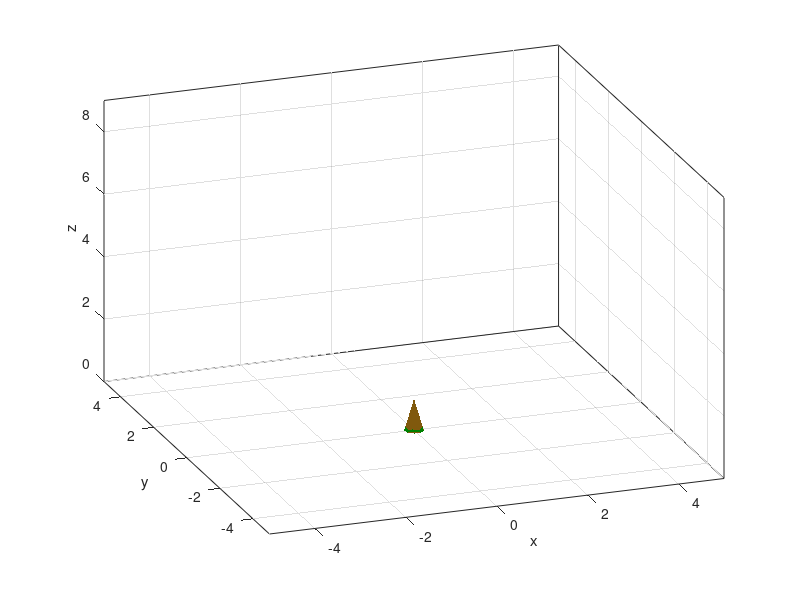

MATLAB code for this plot: (Note: this script raises an error after producing the figure.)
clear; clc;
rad = 0 : 0.01 : 0.2;  % 반지름
num_cone = 20;        % 원뿔 둘레 점의 개수
num_Z = length(rad);    % 원의 개수 = Z축으로 생기는 점의 개수
[X, Y, Z] = cylinder(rad(end) - rad, num_cone);   % 원뿔 만들기



rad_br = 0 : 0.004 : 0.09;  % 반지름
num_cone_br = 20;        % 원뿔 둘레 점의 개수
num_Z_br = length(rad);    % 원의 개수 = Z축으로 생기는 점의 개수
[X_br, Y_br, Z_br] = cylinder(rad_br(end) - rad_br, num_cone);   % 원뿔 만들기

radius = 0.2; % 구의 반지름
resolution = 20; % 구의 해상도 (정점의 개수)

% 구 생성
[sx, sy, sz] = sphere(resolution); % 정규화된 구의 정점 좌표 생성
x_curcle = radius * sx; % 구의 x 좌표
y_curcle = radius * sy; % 구의 y 좌표
z_curcle = radius * sz; % 구의 z 좌표

[sx, sy, sz] = sphere(resolution); % 정규화된 구의 정점 좌표 생성
x_c = radius * sx; % 구의 x 좌표
y_c = radius * sy; % 구의 y 좌표
z_c = radius * sz; % 구의 z 좌표



% 원뿔 점들을 회전변환 시킬 수 있게 1행으로 행렬을 재배열
pre_G(1,:) = reshape(X', 1, []);
pre_G(2,:) = reshape(Y', 1, []);
pre_G(3,:) = reshape(Z', 1, []);
pre_G(4,:) = 0;

pre_G_br(1,:) = reshape(X_br', 1, []);
pre_G_br(2,:) = reshape(Y_br', 1, []);
pre_G_br(3,:) = reshape(Z_br', 1, []);
pre_G_br(4,:) = 0;

pre_G_gr(1,:) = reshape(x_curcle',1,[]);
pre_G_gr(2,:) = reshape(y_curcle',1,[]);
pre_G_gr(3,:) = reshape(z_curcle',1,[]);
pre_G_gr(4,:) = 0;

pre_G_gr_c(1,:) = reshape(x_curcle',1,[]);
pre_G_gr_c(2,:) = reshape(y_curcle',1,[]);
pre_G_gr_c(3,:) = reshape(z_curcle',1,[]);
pre_G_gr_c(4,:) = 0;

f= 0.05;                                % 주파수
dt = 1;                               % 시간 간격
t = 0:dt:15;                            % 시간
num_temp = 1;            % 기둥

r = 10*2;                                % 각 점의 각도 가중치 변화율 요소
vel_conv = 20;                           % 시간에 따른 수렴 속도

psi2 = (30/180*pi) * (sin(2*pi*f*t));   % +- 30도의 크기의 사인파 생성 (각 점의 회전 각도)

figure(1); clf
hold on



for mm = 1:num_temp
    Temp{mm} =  surf(X, Y, Z,'FaceColor', [0.5 0.35 0.05],  'edgecolor', 'none');    % 중심 기둥을 그립니다.
    grass_c{mm} = surf(x_curcle, y_curcle, z_curcle, 'FaceColor', [0,0.5, 0], 'EdgeColor', 'none'); % 중심 가지의 나뭇잎을 그립니다.

    grass{1}{mm} = surf(x_curcle, y_curcle, z_curcle, 'FaceColor', [0,0.5, 0], 'EdgeColor', 'none');
    grass{2}{mm} = surf(x_curcle, y_curcle, z_curcle, 'FaceColor', [0,0.5, 0], 'EdgeColor', 'none');
    grass{3}{mm} = surf(x_curcle, y_curcle, z_curcle, 'FaceColor', [0,0.5, 0], 'EdgeColor', 'none');
    grass{4}{mm} = surf(x_curcle, y_curcle, z_curcle, 'FaceColor', [0,0.5, 0], 'EdgeColor', 'none');
    grass{5}{mm} = surf(x_curcle, y_curcle, z_curcle, 'FaceColor', [0,0.5, 0], 'EdgeColor', 'none');
    
% 잔디의 중심 값 랜덤으로 형성
    x_loc(mm) = 0; % 본가지 x위치
    y_loc(mm) = 0; % 본가지 y위치
    z_high(mm) =5; % 본가지 z좌표 높이
    brench_num(mm) = 5; % 5개의 곁가지 생성
    
    
    Brench{1}{mm} = surf(X_br,Y_br,Z_br,'FaceColor', [0.5 0.35 0.05],  'edgecolor', 'none');    % 가지
    pos{1}{mm} = 10;                             % 가지의 위치의 Z값 설정
    the{1}{mm} = -60;
    brench_high{1}{mm} = 5;
    
    Brench{2}{mm} = surf(X_br,Y_br,Z_br,'FaceColor',[0.5 0.35 0.05],  'edgecolor', 'none');    % 가지 
    pos{2}{mm} = 8;                             % 가지의 위치의 Z값 설정
    the{2}{mm} = 60;
    brench_high{2}{mm} = 5;
    
    Brench{3}{mm} = surf(X_br,Y_br,Z_br,'FaceColor',[0.5 0.35 0.05],  'edgecolor', 'none');    % 가지
    pos{3}{mm} = 7;                             % 가지의 위치의 Z값 설정
    the{3}{mm} = 60;
    brench_high{3}{mm} = 5;
    
    Brench{4}{mm} = surf(X_br,Y_br,Z_br,'FaceColor', [0.5 0.35 0.05],  'edgecolor', 'none');    % 가지 
    pos{4}{mm} = 5;                             % 가지의 위치의 Z값
    the{4}{mm} = -60;
    brench_high{4}{mm} = 5;
    
    Brench{5}{mm} = surf(X_br,Y_br,Z_br,'FaceColor', [0.5 0.35 0.05],  'edgecolor', 'none');    % 가지 
    pos{5}{mm} = 9;                             % 가지의 위치의 Z값 설정
    the{5}{mm} = -60;
    brench_high{5}{mm} = 5;
    
    ax_wind = plot(0, 0,'-b','LineWidth',2);
   
end

box on; grid on;
xlim([-5 5]); ylim([-5 5]); zlim([0 9]);    
xlabel('x'); ylabel('y'); zlabel('z')     
view(-20, 30);

view_count = 0;
for pp = [0 30 -30 -60]       % 바람의 방향이 0도 30도 45도 85도로 for문 반복
    t_vector = dt * ones(num_temp,1);
    
    wind_x_c = [];
    wind_y_c = [];
    
    wind_direction = pp / 180 * pi;     % 바람의 방향
    
    xy_dist_old = ones(num_temp,1) * 10;
    
    % 바람의 위치와 각 나무와의 거리를 계산하여 바람이 부는 점에서 가까운쪽부터 나무가 흔들리기 시작함
    for j = 1 : length(t)
        wind_x = t(j) * 2 - 5;
        wind_y = tan(wind_direction) * wind_x;
        
        for mm = 1 : num_temp
            psi(mm) = psi2(round(t_vector(mm) / dt));
            
            xy_dist_new(mm) = sqrt((x_loc(mm) - wind_x)^2 + (y_loc(mm) - wind_y)^2);
            if xy_dist_new(mm) < xy_dist_old(mm)
                t_vector(mm) = dt;
            end
        end
        xy_dist_old = xy_dist_new;
        
        % 나무가 흔들리는 모션을 넣어주는 for문
        for j = 1 : num_Z
            weight_a = (exp((j - num_Z) / r));      % 바람 방향에 따른 회전변환
            Rz1 = [cos(wind_direction)   -sin(wind_direction)  0    0;
                   sin(wind_direction)   cos(wind_direction)   0    0;
                            0                    0             1    0;
                            0                    0             0    1];
            
                        
                        
            for mm = 1 : num_temp
                weight_b{mm} = exp(-t_vector(mm) / vel_conv);       % 흔들림에 따른 회전변환
                
                Rx{mm} = [cos(weight_b{mm} * weight_a * psi(mm))   0   sin(weight_b{mm} * weight_a * psi(mm))       0;
                                           0                       1                       0                        0;
                         -sin(weight_b{mm} * weight_a * psi(mm))   0   cos(weight_b{mm} * weight_a * psi(mm))       0;
                                           0                       0                       0                        1];
                
                    for l = 1 : brench_num(mm)
                    % 가지가 누워있게 하는 회전 행렬
                    R = [1            0              0              0;
                         0      cosd(the{l}{mm})  -sind(the{l}{mm})       0;
                         0      sind(the{l}{mm})   cosd(the{l}{mm})       0;
                         0            0              0              1];
                                           
                    R2 = [cosd(the{l}{mm})  0          sind(the{l}{mm})              0;
                          0                 1                 0                      0;
                          -sind(the{l}{mm}) 0          cosd(the{l}{mm})              0;
                          0                 0                 0                      1];
                     
                     
                     for k = 1 : num_cone
                        y1{mm}(:,num_cone*(j - 1) + k) = Rz1 * Rx{mm} *pre_G(:,num_cone*(j - 1) + k);  % 나무에 회전변환을 적용
                        Grass_c{mm}(:,num_cone*(j - 1) + k) = Rz1 * Rx{mm} *pre_G_gr(:,num_cone*(j - 1) + k);
                           
                        mo = mod(l,2);
                        if (mo == 0)
                           br{l}{mm}(:,num_cone*(j - 1) + k) =   Rx{mm}* Rz1 * R * pre_G_br(:,num_cone*(j - 1) + k);    % 가지에 회전변환을 적용
                                                   
                        elseif (l == 5)
                           br{l}{mm}(:,num_cone*(j - 1) + k) =   Rx{mm}* Rz1 * R * pre_G_br(:,num_cone*(j - 1) + k);    % 가지에 회전변환을 적용
                                          
                        else (mo ~= 0)
                           br{l}{mm}(:,num_cone*(j - 1) + k) =   Rx{mm}* Rz1 * R2 * pre_G_br(:,num_cone*(j - 1) + k);    % 가지에 회전변환을 적용
                           
                        end
                        Grass{l}{mm}(:,num_cone*(j - 1) + k) =  Rz1 * Rx{mm} * pre_G_gr(:,num_cone*(j - 1) + k);    
                        
                    end
                end
                
            end
        end
   
        
        wind_x_c = [wind_x_c wind_x];
        wind_y_c = [wind_y_c wind_y];
        
        
        for mm = 1: num_temp
            
            % 나무를 회전변환하여 생긴값을 원래 나무 그림에 업데이트 시켜줌
            Temp{mm}.XData = reshape(y1{mm}(1,:), num_cone, []) + x_loc(mm);
            Temp{mm}.YData = reshape(y1{mm}(2,:), num_cone, []) + y_loc(mm);
            Temp{mm}.ZData = reshape(y1{mm}(3,:), num_cone, []) * z_high(mm);
            grass_c{mm}.XData = reshape(Grass_c{mm}(1,:), num_cone, []) + Temp{mm}.XData(end,end);
            grass_c{mm}.YData = reshape(Grass_c{mm}(2,:), num_cone, []) + Temp{mm}.YData(end,end);
            grass_c{mm}.ZData = reshape(Grass_c{mm}(3,:), num_cone, []) + Temp{mm}.ZData(end,end);
            
            
            % 가지를 회전변환하여 생긴 값을 원래 가지 그림에 업데이트 시켜줌
            for j=1:brench_num(mm)
                Brench{j}{mm}.XData = reshape(br{j}{mm}(1,:), num_cone, []) / 2 + (Temp{mm}.XData(1, pos{j}{mm}) + Temp{mm}.XData(11, pos{j}{mm})) / 2;
                Brench{j}{mm}.YData = reshape(br{j}{mm}(2,:), num_cone, []) / 2 + (Temp{mm}.YData(1, pos{j}{mm}) + Temp{mm}.YData(11, pos{j}{mm})) / 2;
                Brench{j}{mm}.ZData = reshape(br{j}{mm}(3,:), num_cone, []) * brench_high{j}{mm} + Temp{mm}.ZData(1, pos{j}{mm});
                
                grass{j}{mm}.XData = reshape(Grass{j}{mm}(1,:), num_cone, []) + Brench{j}{mm}.XData(end,end);
                grass{j}{mm}.YData = reshape(Grass{j}{mm}(2,:), num_cone, []) + Brench{j}{mm}.YData(end,end);
                grass{j}{mm}.ZData = reshape(Grass{j}{mm}(3,:), num_cone, []) + Brench{j}{mm}.ZData(end,end);
            end
            ax_wind.XData = wind_x_c;
            ax_wind.YData = wind_y_c;
            
            t_vector(mm) = t_vector(mm) + dt;   % 시간의 증가
            drawnow limitrate                   % 그림을 좀더 부드럽게 그려지게 함
           
        end
        
        
        
        % 나무를 보는 각도가 조금씩 바뀜
        view_count = view_count + 1;
        view(70*sind(2*pi*0.05*view_count), 12*cosd(2*pi*0.05*view_count)+25)
        
    end
end